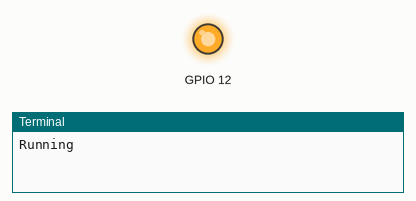
This program was run on a simulated Raspberry Pi (BCM pin numbers). Parts: output pins drawn as LEDs (lit = HIGH), the last lines printed to the terminal. At 100.0 s the program stops and its outputs stay as they are.

Above: at 0.1 s.
At 100.1 s:
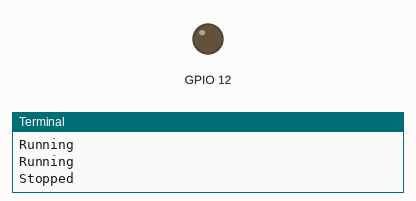
Timing chart, 0 to 101.5 s (numbered marks = the images above):
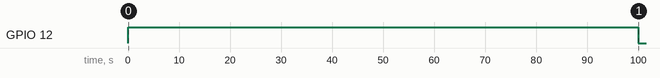

The program:

gpio.py
```python
import RPi.GPIO as GPIO
import time

GPIO.setmode(GPIO.BCM)
GPIO.setup(12, GPIO.OUT)
for x in range(0,5):
    GPIO.output(12, True)
    print("Running")
    time.sleep(10)
    GPIO.output(12, True)
    time.sleep(10)
GPIO.cleanup()
print("Stopped")
```

Measured:
- by itself, GPIO 12: LOW → HIGH at 0.00 s, → LOW 100 s later
